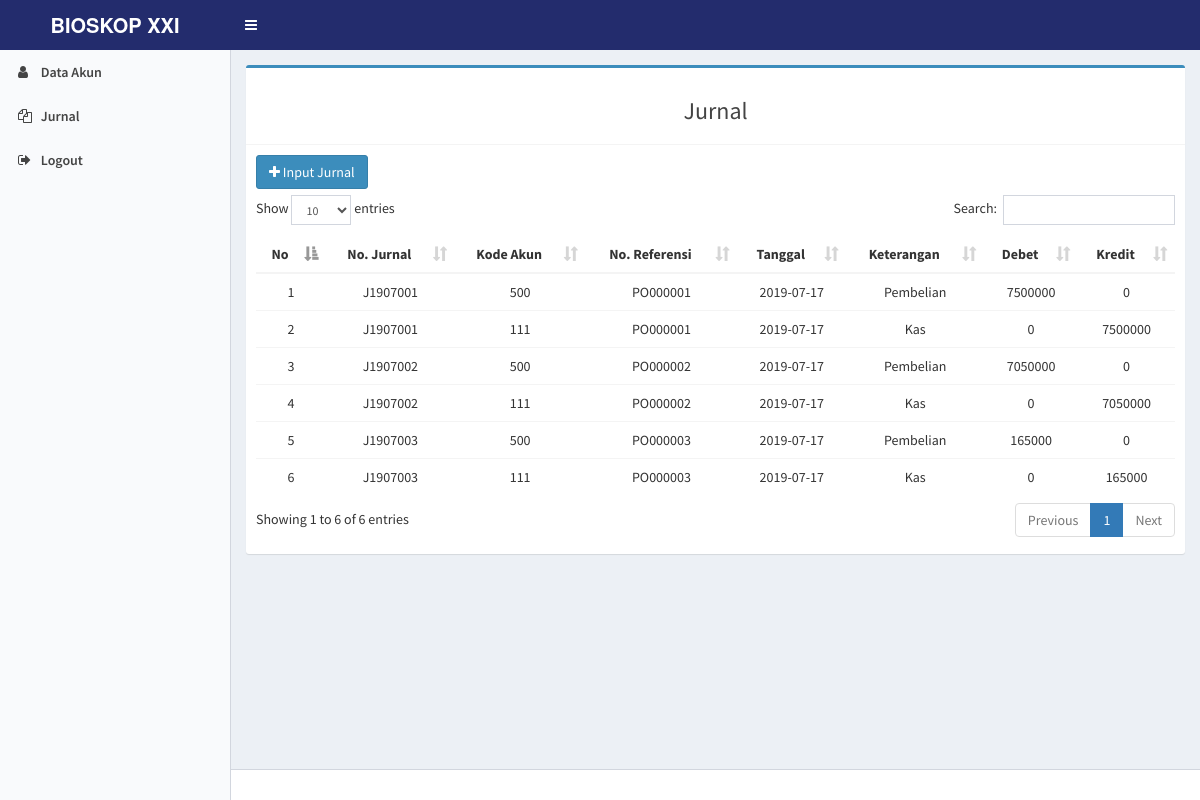
Screenshot of /akuntansi/index.php?p=jurnal with the database file from the repository.
### tables this page shows
CREATE TABLE `jurnal` (
  `id_jurnal` int(11) NOT NULL,
  `no_jurnal` varchar(8) NOT NULL,
  `kode_akun` int(11) DEFAULT NULL,
  `no_ref` varchar(20) DEFAULT NULL,
  `tanggal` date DEFAULT NULL,
  `keterangan` varchar(100) DEFAULT NULL,
  `debet` varchar(10) DEFAULT NULL,
  `kredit` varchar(10) DEFAULT NULL
);

### akuntansi/jurnal.php (the view, shortened to what this page needs)
<?php
      include "../fungsi/koneksi.php";
	$query = mysqli_query($koneksi, "SELECT * FROM jurnal");
?>
<section class="content">
	<div class="row">
		<div class="col-sm-12">
			 <div class="box box-primary">
                <div class="box-header with-border">
                    <h3 class="text-center">Jurnal</h3>
                </div>
                <div class="box-body">
               <div class="row">
                    <div class="col-md-2">
                        <a href="index.php?p=inputjurnal" class=" btn btn-primary"><i class="fa fa-plus"></i> Input Jurnal</a>
                    </div>
                    <br><br>
                </div>
                	<div class="table-responsive">
                		<table class="table text-center" id="user">
                			<thead  >
	                			<tr>
	                				<th>No</th>
	                				<th>No. Jurnal</th>
                                    <th>Kode Akun</th>
                                    <th>No. Referensi</th>
                                    <th>Tanggal</th>
                                    <th>Keterangan</th>
                                    <th>Debet</th>
                                    <th>Kredit</th>
	                			</tr>
                			</thead>
                			<tbody>
                				<tr>
                					<?php
                						$no =1 ;
                						if (mysqli_num_rows($query)) {
                							while($row=mysqli_fetch_assoc($query)):
                					 ?>
                						<td> <?= $no; ?> </td>
                						<td> <?= $row['no_jurnal']; ?> </td>
                						<td> <?= $row['kode_akun']; ?> </td>
                                        <td> <?= $row['no_ref']; ?> </td>
                                        <td> <?= $row['tanggal']; ?> </td>
                                        <td> <?= $row['keterangan']; ?> </td>
                                        <td> <?= $row['debet']; ?> </td>
                                        <td> <?= $row['kredit']; ?> </td>
                				</tr>
                			<?php $no++; endwhile; } ?>
                			</tbody>
                		</table>
                	</div>
                </div>
            </div>
		</div>
	</div>
</section>

### rows the page displays
jurnal: no_jurnal "J1907001", kode_akun "500", no_ref "PO000001", tanggal "2019-07-17", keterangan "Pembelian", debet "7500000", kredit "0"
jurnal: no_jurnal "J1907001", kode_akun "111", no_ref "PO000001", tanggal "2019-07-17", keterangan "Kas", debet "0", kredit "7500000"
jurnal: no_jurnal "J1907002", kode_akun "500", no_ref "PO000002", tanggal "2019-07-17", keterangan "Pembelian", debet "7050000", kredit "0"
jurnal: no_jurnal "J1907002", kode_akun "111", no_ref "PO000002", tanggal "2019-07-17", keterangan "Kas", debet "0", kredit "7050000"
jurnal: no_jurnal "J1907003", kode_akun "500", no_ref "PO000003", tanggal "2019-07-17", keterangan "Pembelian", debet "165000", kredit "0"
jurnal: no_jurnal "J1907003", kode_akun "111", no_ref "PO000003", tanggal "2019-07-17", keterangan "Kas", debet "0", kredit "165000"
